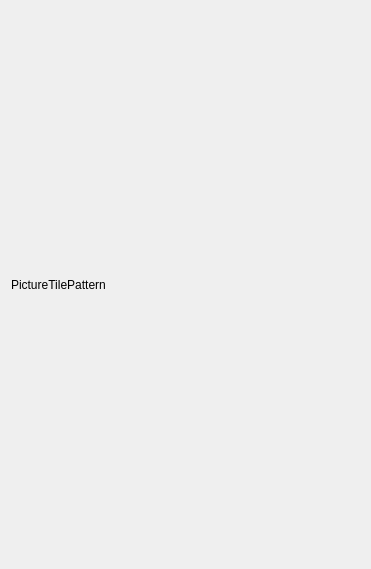
<?xml version="1.0" encoding="UTF-8"?>
<ui version="4.0">
 <class>TilePattern</class>
 <widget class="QWidget" name="TilePattern">
  <property name="geometry">
   <rect>
    <x>0</x>
    <y>0</y>
    <width>371</width>
    <height>569</height>
   </rect>
  </property>
  <property name="windowTitle">
   <string>Form</string>
  </property>
  <layout class="QVBoxLayout" name="verticalLayout">
   <item>
    <widget class="QLabel" name="label">
     <property name="text">
      <string>PictureTilePattern</string>
     </property>
    </widget>
   </item>
  </layout>
 </widget>
 <resources/>
 <connections/>
</ui>
